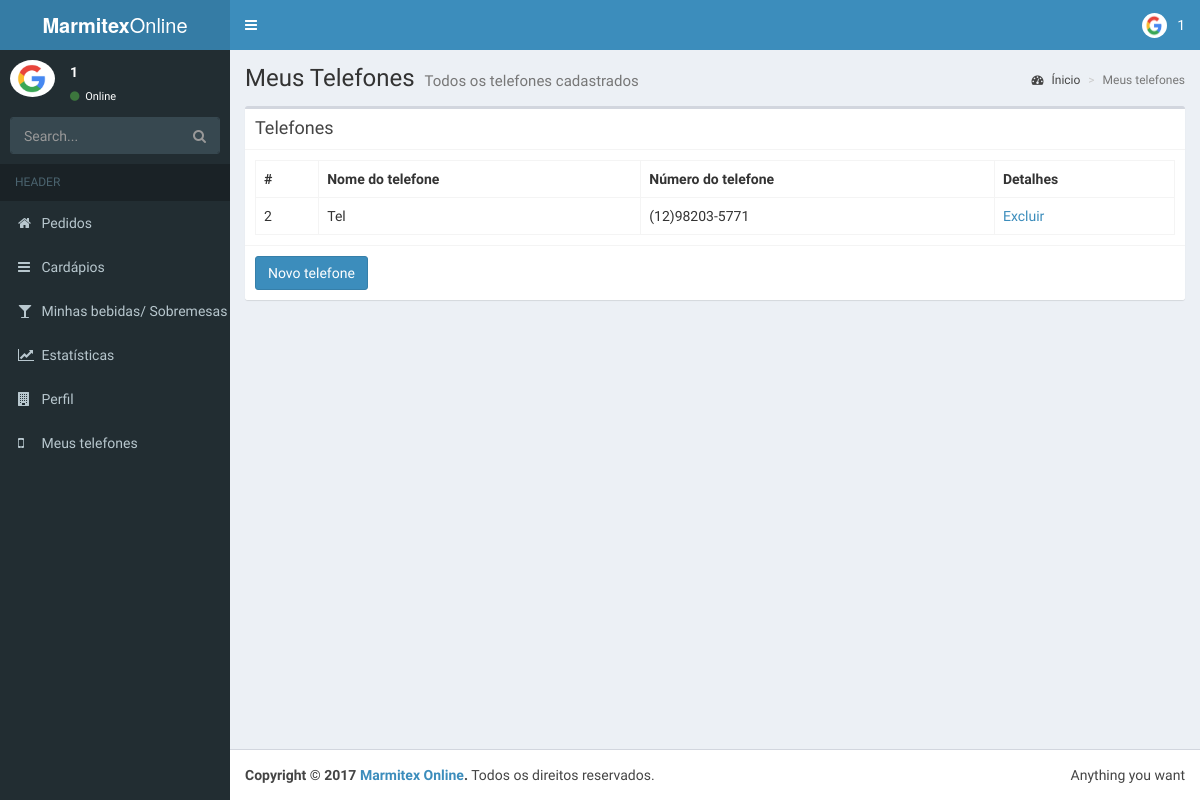
Screenshot of /sys/phones.php (signed in) with the database file from the repository.
### tables this page shows
CREATE TABLE `user_j` (
  `id` int(11) NOT NULL,
  `id_user` int(11) NOT NULL,
  `user_cnpj` varchar(100) NOT NULL,
  `social_name` varchar(100) NOT NULL,
  `fantasy_name` varchar(100) NOT NULL,
  `logo_address` varchar(200) NOT NULL,
  `start_hour` varchar(45) NOT NULL,
  `finish_hour` varchar(45) NOT NULL,
  `make_delivery` tinyint(1) NOT NULL,
  `cep` varchar(45) NOT NULL,
  `city` varchar(100) NOT NULL,
  `uf` varchar(10) NOT NULL,
  `street` varchar(100) NOT NULL,
  `number` int(11) NOT NULL,
  `nboor` varchar(100) NOT NULL,
  `complement` varchar(100) NOT NULL
);

CREATE TABLE `phones` (
  `id` int(11) NOT NULL,
  `id_user` int(11) NOT NULL,
  `nome_telefone` varchar(100) NOT NULL,
  `tel_number` varchar(100) NOT NULL
);

### sys/phones.php (the view, shortened to what this page needs)
<!DOCTYPE html>
<html>
<head>
  <link rel="stylesheet" href="../components_sys/bootstrap/css/bootstrap.min.css">
  <link rel="stylesheet" href="https://cdnjs.cloudflare.com/ajax/libs/font-awesome/4.5.0/css/font-awesome.min.css">
  <link rel="stylesheet" href="https://cdnjs.cloudflare.com/ajax/libs/ionicons/2.0.1/css/ionicons.min.css">
  <link rel="stylesheet" href="../components_sys/dist/css/AdminLTE.min.css">
  <link rel="stylesheet" href="../components_sys/dist/css/skins/skin-blue.min.css">
</head>
<body class="hold-transition skin-blue sidebar-mini">
  <?php require("layout/layout.php"); ?>
<div class="wrapper">
  <?php
  topmenu();
  aside();
  ?>
  <div class="content-wrapper">
    <section class="content-header">
      <h1>
        Meus Telefones
        <small>Todos os telefones cadastrados</small>
      </h1>
      <ol class="breadcrumb">
        <li><a href="../sys/"><i class="fa fa-dashboard"></i> Ínicio</a></li>
        <li class="active">Meus telefones</li>
      </ol>
    </section>
    <section class="content">
      <div class="box">
              <div class="box-header with-border">
                <h3 class="box-title">Telefones</h3>
              </div>
              <div class="box-body">
                <?php
                require("../connection/bd_connection.php");
                $SQL = "SELECT * FROM phones WHERE id_user = '".$_SESSION['id_user']."'";
                $result = mysqli_query($con, $SQL) or die(mysqli_error($con));
                if(mysqli_num_rows($result) > 0){
                  ?>
                  <table class="table table-bordered">
                      <tbody><tr>
                        <th>#</th>
                        <th>Nome do telefone</th>
                        <th>Número do telefone</th>
                        <th>Detalhes</th>
                      </tr>
                      <?php
                      while($row = mysqli_fetch_assoc($result)){
                        echo "
                            <tr>
                              <td>".$row['id']."</td>
                              <td>".$row['nome_telefone']."</td>
                              <td>".$row['tel_number']."</td>
                              <td>
                              <a href='#' class='edit_link' id='".$row['id']."'> Excluir </a>
                              </td>
                            </tr>";
                      }
                       ?>
                    </tbody></table>
                  <?php
                }else{
                  echo "<h4> Você não possui telefones cadastrados. </h4>";
                }
                ?>
              </div>
              <div class="box-footer">
                <button type='button' class='btn btn-primary' data-toggle='modal' data-target='#modalCadastro'> Novo telefone </button>
              </div>
            </div>
    </section>
  </div>
  <?php
  rodape();
   ?>
</div>
</body>
</html>

### sys/layout/layout.php (shortened to what this page needs)
<?php
function getImage(){
  require("../connection/bd_connection.php");
  if($_SESSION['user_type'] == 2){
    $profile_icon_null = "images/profile_icon_null.png";
    $SQL = "SELECT logo_address FROM user_f WHERE id_user = '".$_SESSION['id_user']."'";
    $result = mysqli_query($con, $SQL) or die(mysqli_error($con));
    $row = mysqli_fetch_assoc($result);
    if($row['logo_address'] != ""){
      return $row['logo_address'];
    }else{
      return $profile_icon_null;
    }
  }else{
    $profile_icon_null = "images/profile_icon_null.png";
    $SQL = "SELECT logo_address FROM user_j WHERE id_user = '".$_SESSION['id_user']."'";
    $result = mysqli_query($con, $SQL) or die(mysqli_error($con));
    $row = mysqli_fetch_assoc($result);
    if($row['logo_address'] != ""){
      return $row['logo_address'];
    }else{
      return $profile_icon_null;
    }
  }
}
function topmenu(){
  ?>
  <header class="main-header">
    <a href="../sys/" class="logo">
      <span class="logo-lg"><b>Marmitex</b>Online</span>
    </a>
    <nav class="navbar navbar-static-top" role="navigation">
      <a href="#" class="sidebar-toggle" data-toggle="offcanvas" role="button">
      </a>
      <div class="navbar-custom-menu">
        <ul class="nav navbar-nav">
          <li class="dropdown user user-menu">
            <a href="#" class="dropdown-toggle" data-toggle="dropdown">
              <img src="<?php echo getImage() ?>" class="user-image" alt="User Image">
              <span class="hidden-xs"><?php echo $_SESSION['name']; ?></span>
            </a>
          </li>
        </ul>
      </div>
    </nav>
  </header>
  <?php
}
  function aside(){
    ?>
    <aside class="main-sidebar">
      <section class="sidebar">
        <div class="user-panel">
          <div class="pull-left image">
            <img src="<?php echo getImage() ?>" class="img-circle" alt="User Image">
          </div>
          <div class="pull-left info">
            <p><?php echo $_SESSION['name']; ?></p>
            <a href="#"><i class="fa fa-circle text-success"></i> Online</a>
          </div>
        </div>
        <form action="#" method="get" class="sidebar-form">
          <div class="input-group">
            <input type="text" name="q" class="form-control" placeholder="Search...">
                <span class="input-group-btn">
                  <button type="submit" name="search" id="search-btn" class="btn btn-flat"><i class="fa fa-search"></i>
                  </button>
                </span>
          </div>
        </form>
        <ul class="sidebar-menu">
          <li class="header">HEADER</li>
          <li><a href="../sys/"><i class="fa fa-home"></i> <span>Pedidos</span></a></li>
          <li><a href="menus.php"><i class="fa fa-bars"></i> <span>Cardápios</span></a></li>
          <li><a href="drinks.php"><i class="fa fa-glass"></i> <span>Minhas bebidas/ Sobremesas</span></a></li>
          <li><a href="statistics.php"><i class="fa fa-line-chart"></i> <span>Estatísticas</span></a></li>
          <li><a href="company.php"><i class="fa fa-building"></i> <span>Perfil</span></a></li>
          <li><a href="phones.php"><i class="fa fa-mobile-phone"></i> <span>Meus telefones</span></a></li>
        </ul>
      </section>
    </aside>
    <?php
  }
  function rodape(){
  ?>
    <footer class="main-footer">
      <div class="pull-right hidden-xs">
        Anything you want
      </div>
      <strong>Copyright &copy; 2017 <a href="#">Marmitex Online</a>.</strong> Todos os direitos reservados.
    </footer>
    <?php
  }
 ?>

### rows the page displays
user_j: logo_address (picture)
phones: id "2", nome_telefone "Tel", tel_number "(12)98203-5771"

### other values shown
$_SESSION['name'] "1"
